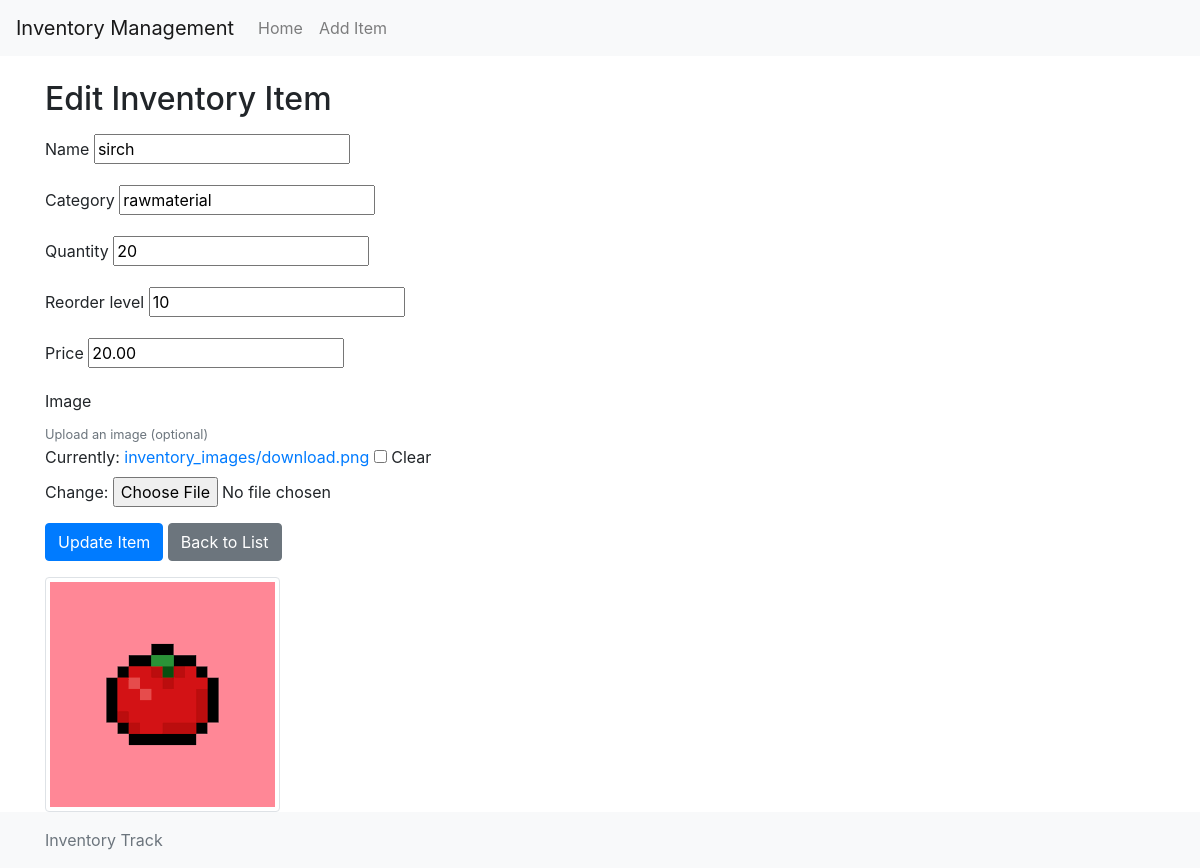
The page /inventory/edit/8/ on the database its author committed.
### inventory/models.py (models this page shows, shortened)
class InventoryItem(models.Model):
    name = models.CharField(max_length=100)
    category = models.CharField(max_length=100)
    quantity = models.IntegerField()
    reorder_level = models.IntegerField(default=0)
    price = models.DecimalField(max_digits=10, decimal_places=2, default=0.0)
    image = models.ImageField(upload_to='inventory_images/', blank=True, null=True)

### inventory/views.py (the view)
# urls.py: path('edit/<int:pk>/', views.edit_inventory_item, name='edit_inventory_item'),
def edit_inventory_item(request, pk):
    item = get_object_or_404(InventoryItem, pk=pk)
    if request.method == 'POST':
        form = InventoryItemForm(request.POST, request.FILES, instance=item)
        if form.is_valid():
            if 'image' in request.FILES:
                if item.image:
                    s3_client = boto3.client('s3')
                    s3_client.delete_object(Bucket=settings.AWS_STORAGE_BUCKET_NAME, Key=item.image.name)
            form.save()
            return redirect('inventory_list')
    else:
        form = InventoryItemForm(instance=item)
    return render(request, 'inventory/add_edit_item.html', {'form': form})

### inventory/forms.py
class InventoryItemForm(forms.ModelForm):
    class Meta:
        model = InventoryItem
        fields = ['name', 'category', 'quantity', 'reorder_level', 'price', 'image']

### inventory/templates/inventory/add_edit_item.html (shortened to what this page needs)
{% extends 'inventory/base.html' %} {% block content %}
<h2>{% if form.instance.pk %}Edit{% else %}Add{% endif %} Inventory Item</h2>
<form method="post" enctype="multipart/form-data" class="my-3">
  {% csrf_token %} {% for field in form %}
  <div class="form-group">
    <label for="{{ field.id_for_label }}">{{ field.label }}</label>
    {% if field.name == 'image' %}
    <small class="form-text text-muted">Upload an image (optional)</small>
    {% endif %} {{ field }}
  </div>
  {% endfor %}
  <button type="submit" class="btn btn-primary">
    {% if form.instance.pk %}Update{% else %}Add{% endif %} Item
  </button>
  <a href="{% url 'inventory_list' %}" class="btn btn-secondary"
    >Back to List</a
  >
</form>
{% if form.instance.image %}
<div class="mt-3">
  <img
    src="{{ form.instance.image.url }}"
    alt="{{ form.instance.name }}"
    class="img-thumbnail"
  />
</div>
{% endif %} {% endblock %}

### rows shown on the page
InventoryItem: form "sirch" "rawmaterial" "20" "10" "20.00", instance.image (picture)

### other values the page prints
{{ field.label }} "Name" "Category" "Quantity" "Reorder level" "Price" "Image"
